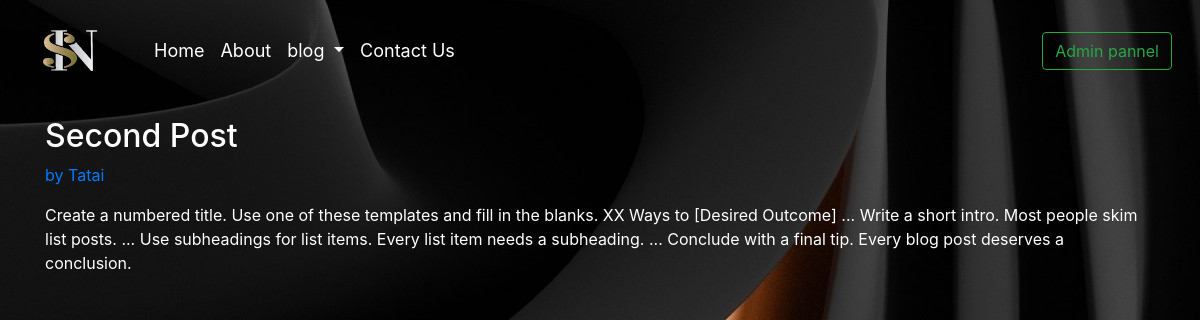
Page /second-post on the committed database.
### home/models.py (models this page shows, shortened)
class Post(models.Model):
    sno = models.AutoField(primary_key=True)
    title = models.CharField(max_length=255)
    content = models.TextField()
    author = models.CharField(max_length=13)
    slug = models.CharField(max_length=130)

### home/views.py (the view)
# urls.py: path('<str:slug>', views.blogPost, name='blogPost'),
def blogPost(request, slug):
    post = Post.objects.filter(slug=slug).first()
    context = {'post': post}
    return render(request, 'blogPost.html',context)

### templates/blogPost.html (shortened to what this page needs)
{% extends "base.html" %}
{% block blogactive %}active{% endblock blogactive %}
{% block body %}
<div class="container my-3">
    <h2 class="blog-post-title" style="color: white;">{{post.title}}</h2>
    <p class="blog-post-meta" style="color: white;">{{post.timeStamp}} <a href="#"> by {{post.author}}</a></p>
    <p style="color: white;">{{post.content}}</p>
  </div>
{% endblock body %}

### rows in the picture
Post: title "Second Post", author "Tatai", content "Create a numbered title. Use one of these templates and fill in the blanks. XX Ways to [Desired Outcome] ... Write a short intro. Most people skim list posts. ... Use subheadings for list items. Every list item needs a subheading. ... Conclude with a final tip. Every blog post deserves a conclusion."
